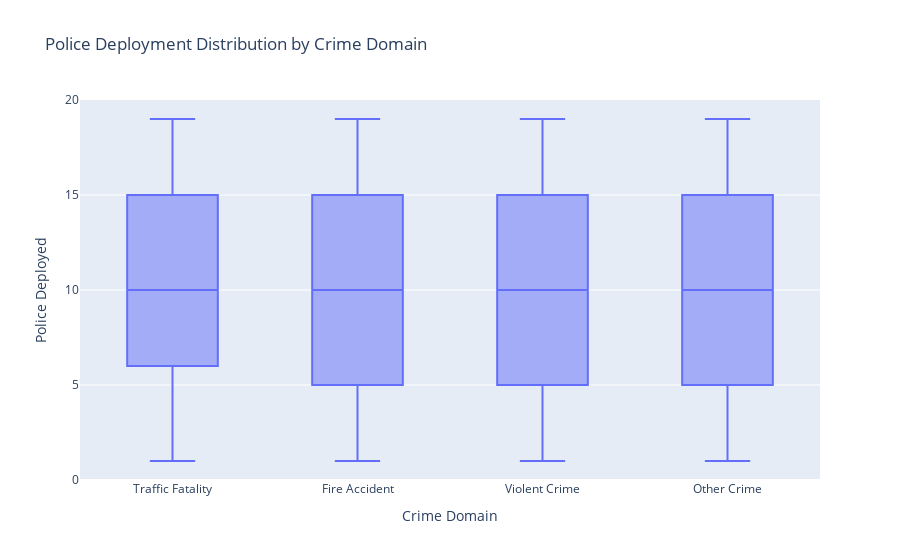

The code cell stored with this chart in its notebook:
### Markdown cell above
The box plot displays the distribution of case closure times across different crime domains, measured in days.

Other Crime and Violent Crime domains exhibit wide ranges in case closure times, with many cases extending up to around 700 days. The median closure time for these categories appears to be slightly over 100 days, but there is significant variability, indicating that some cases take much longer to resolve.

Fire Accidents have a more concentrated distribution, with most cases being closed within 100 to 150 days, reflecting a more consistent and quicker resolution process.

Traffic Fatalities show the shortest case closure times, typically being resolved in under 50 days, with minimal variability compared to other crime domains.

### Code cell
fig = px.box(crime_df, x='Crime Domain' , y='Police Deployed', 
title = 'Police Deployment Distribution by Crime Domain', 
labels = {'Crime Domain' : 'Crime Domain', 'Police Deployed' : 'Police Deployed'})
fig.update_layout(xaxis = {'categoryorder' : 'total ascending'})
fig.show()

### Figure 1 — Plotly figure (JSON) as saved in the notebook; plotly's stock layout.template omitted (floating-point values rounded to 4 significant figures; data arrays with more than 128 entries replaced by an {"elided": "..."} marker saying what was removed)
{"data": [{"alignmentgroup": "True", "hovertemplate": "Crime Domain=%{x}<br>Police Deployed=%{y}<extra></extra>", "legendgroup": "", "marker": {"color": "#636efa"}, "name": "", "notched": false, "offsetgroup": "", "orientation": "v", "showlegend": false, "type": "box", "x": {"elided": "40160 str values"}, "x0": " ", "xaxis": "x", "y": {"elided": "40160 int values"}, "y0": " ", "yaxis": "y"}], "layout": {"boxmode": "group", "legend": {"tracegroupgap": 0}, "title": {"text": "Police Deployment Distribution by Crime Domain"}, "xaxis": {"anchor": "y", "categoryorder": "total ascending", "domain": [0, 1], "title": {"text": "Crime Domain"}}, "yaxis": {"anchor": "x", "domain": [0, 1], "title": {"text": "Police Deployed"}}}}
